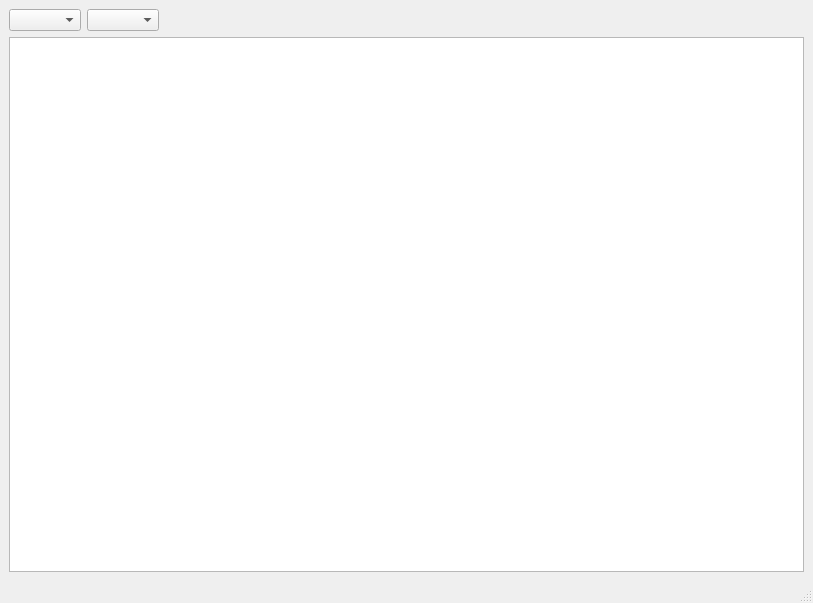
<?xml version="1.0" encoding="UTF-8"?>
<ui version="4.0">
 <class>MainWindow</class>
 <widget class="QMainWindow" name="MainWindow">
  <property name="geometry">
   <rect>
    <x>0</x>
    <y>0</y>
    <width>813</width>
    <height>603</height>
   </rect>
  </property>
  <property name="windowTitle">
   <string>MainWindow</string>
  </property>
  <widget class="QWidget" name="centralwidget">
   <property name="enabled">
    <bool>true</bool>
   </property>
   <layout class="QVBoxLayout" name="verticalLayout_2">
    <item>
     <layout class="QVBoxLayout" name="verticalLayout">
      <property name="sizeConstraint">
       <enum>QLayout::SetMinimumSize</enum>
      </property>
      <item>
       <layout class="QHBoxLayout" name="horizontalLayout">
        <property name="rightMargin">
         <number>0</number>
        </property>
        <item>
         <widget class="QComboBox" name="instrumentsBox">
          <property name="sizePolicy">
           <sizepolicy hsizetype="Preferred" vsizetype="Fixed">
            <horstretch>0</horstretch>
            <verstretch>0</verstretch>
           </sizepolicy>
          </property>
          <property name="insertPolicy">
           <enum>QComboBox::InsertAlphabetically</enum>
          </property>
          <property name="sizeAdjustPolicy">
           <enum>QComboBox::AdjustToContents</enum>
          </property>
         </widget>
        </item>
        <item>
         <widget class="QComboBox" name="cyclesBox">
          <property name="sizePolicy">
           <sizepolicy hsizetype="Preferred" vsizetype="Fixed">
            <horstretch>0</horstretch>
            <verstretch>0</verstretch>
           </sizepolicy>
          </property>
          <property name="insertPolicy">
           <enum>QComboBox::InsertAlphabetically</enum>
          </property>
          <property name="sizeAdjustPolicy">
           <enum>QComboBox::AdjustToContents</enum>
          </property>
         </widget>
        </item>
        <item>
         <spacer name="horizontalSpacer">
          <property name="orientation">
           <enum>Qt::Horizontal</enum>
          </property>
          <property name="sizeHint" stdset="0">
           <size>
            <width>40</width>
            <height>20</height>
           </size>
          </property>
         </spacer>
        </item>
       </layout>
      </item>
      <item>
       <widget class="QTableView" name="runDataTable"/>
      </item>
     </layout>
    </item>
   </layout>
  </widget>
  <widget class="QMenuBar" name="menubar">
   <property name="geometry">
    <rect>
     <x>0</x>
     <y>0</y>
     <width>813</width>
     <height>24</height>
    </rect>
   </property>
  </widget>
  <widget class="QStatusBar" name="statusbar"/>
 </widget>
 <resources/>
 <connections/>
</ui>
